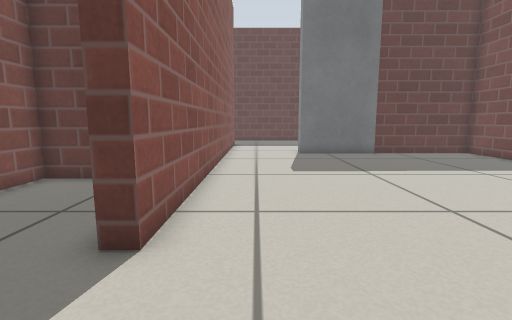
[1] (above)

15 first-person views from a walk through a world built for the Gazebo simulator. The camera is 0.46 m above the floor, tilts 8° down and sees 85° across. The floor is counted in squares, 0.25 m on a side. Each view is taken from the middle of a square. On the plan, view 1 faces up. The plan holds only what a view shows up to about 16 squares ahead; the rest is blank. Gazebo's built-in surfaces are drawn with simple patterns.

[2]
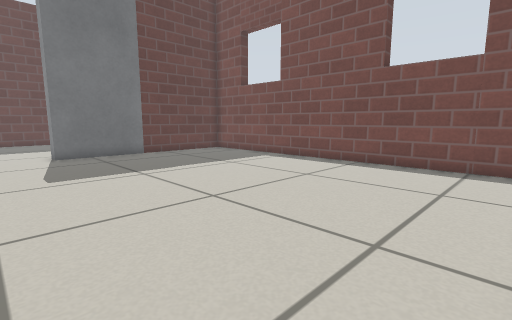

[3]
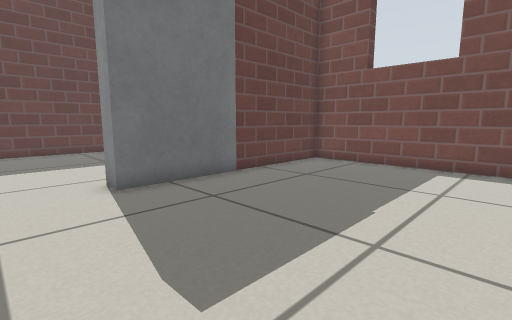

[4]
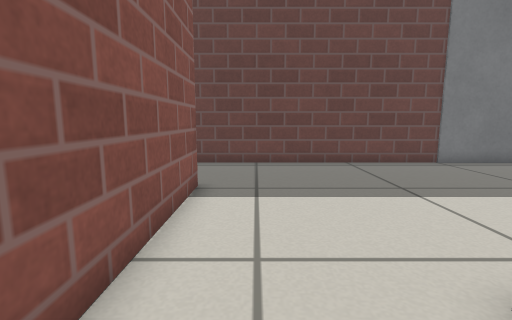

[5]
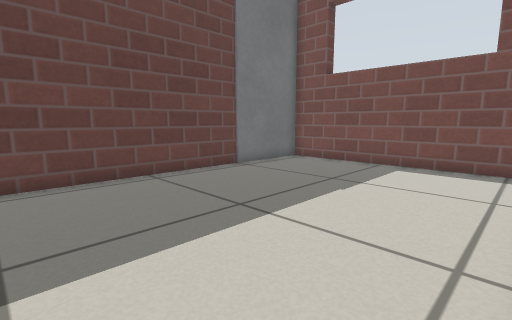

[6]
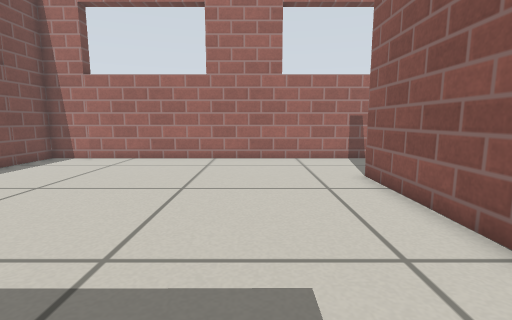

[7]
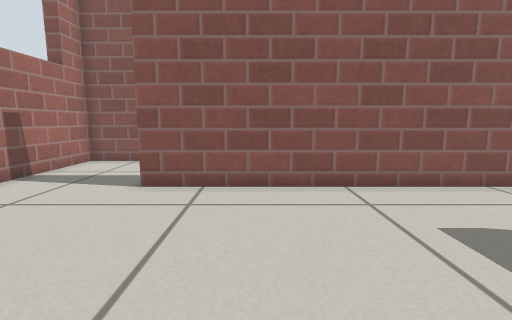

[8]
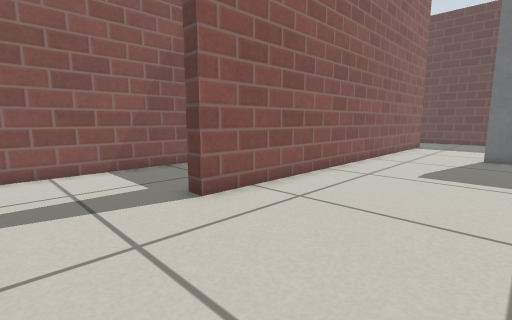

[9]
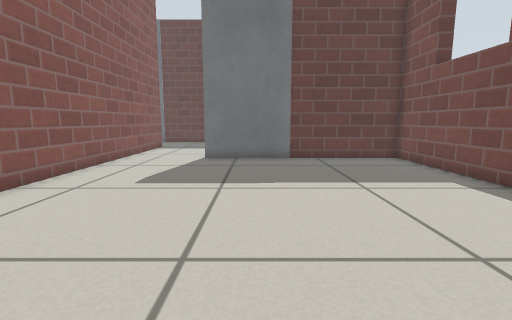

[10]
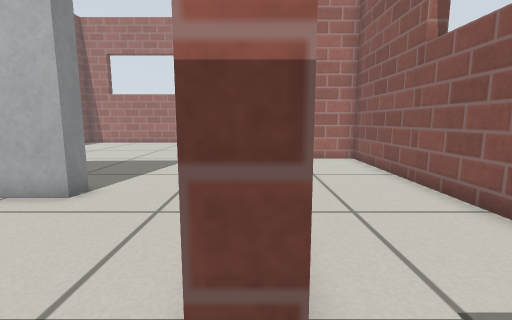

[11]
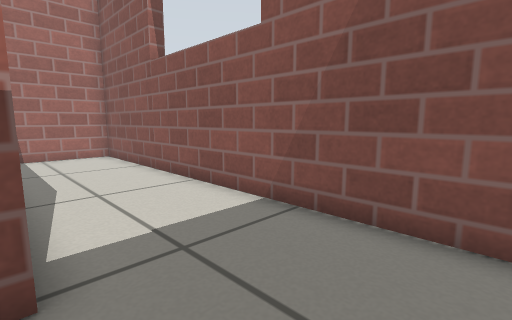

[12]
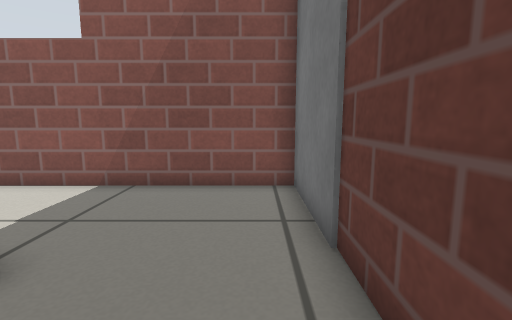

[13]
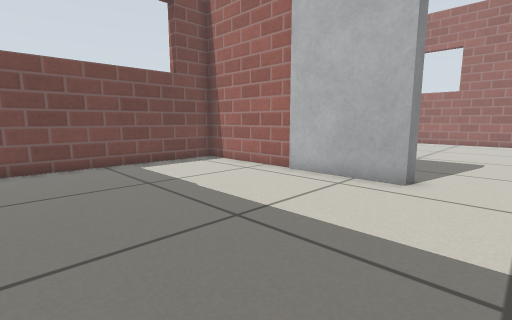

[14]
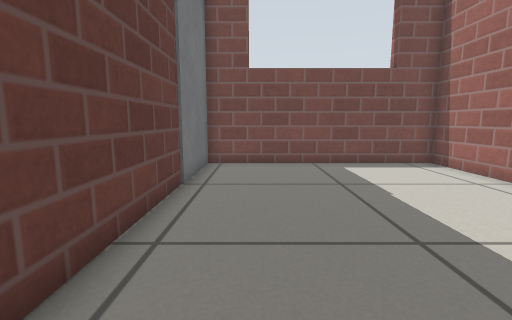

[15]
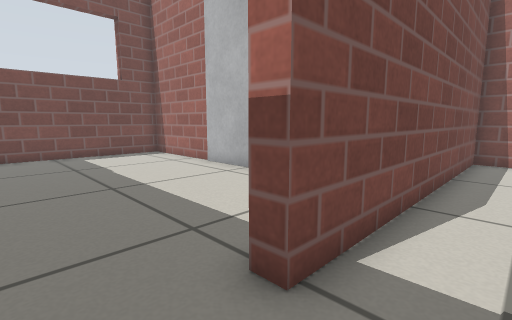

### Floor plan
Points are (right, up) in squares from view 1. A wall is a line through its corners. A room is listed if a view was taken in it or the views show most of it. See-through windows are left out.
Room 1 (views 1, 2, 3, 4, 5, 6, 7, 8, 9, 12, 13, 14)
walls: (6.8, 16.4) (12, 16.4) (12, 26.1); (-1.7, 21.8) (-1.7, 3.8); (8, 26.2) (-1.5, 26.2); (-1.6, -0.6) (12, -0.6) (12, 15.8) (6.6, 15.8)
ways out: opening at (-2, 23.5) to room 2; opening at (-2, 1.5) to room 3
objects: door leaf (3, 16) to (6, 16); door leaf (9, 26) to (11, 26)
Room 2 (views 10, 11, 15)
walls: (-1.5, 26.2) (-2.5, 26.2); (-6.8, 26.1) (-6.8, 9.4) (-2.3, 9.4) (-2.3, 21.8) (-1.7, 21.8)
ways out: opening at (-2, 23.5) to room 1
objects: door leaf (-6, 26) to (-3, 26)
Room 3 (no view inside)
walls: (-1.7, 3.8) (-2.2, 3.8); (-5.1, 8.8) (-6.8, 8.8) (-6.8, -0.6) (-1.6, -0.6)
ways out: opening at (-2, 1.5) to room 1

Positions as (right, up) in squares from view 1, and headings:
1: (0, 0), facing up
2: (0, 0), facing up-right
3: (0, 8), facing up-right
4: (0, 14), facing up
5: (0, 17), facing up-right
6: (2, 13), facing down
7: (6, 7), facing left
8: (4, 0), facing up-left
9: (5, 2), facing up
10: (-2, 23), facing down
11: (-2, 25), facing down-left
12: (1, 25), facing left
13: (0, 25), facing down-right
14: (0, 24), facing right
15: (-4, 24), facing down-right
